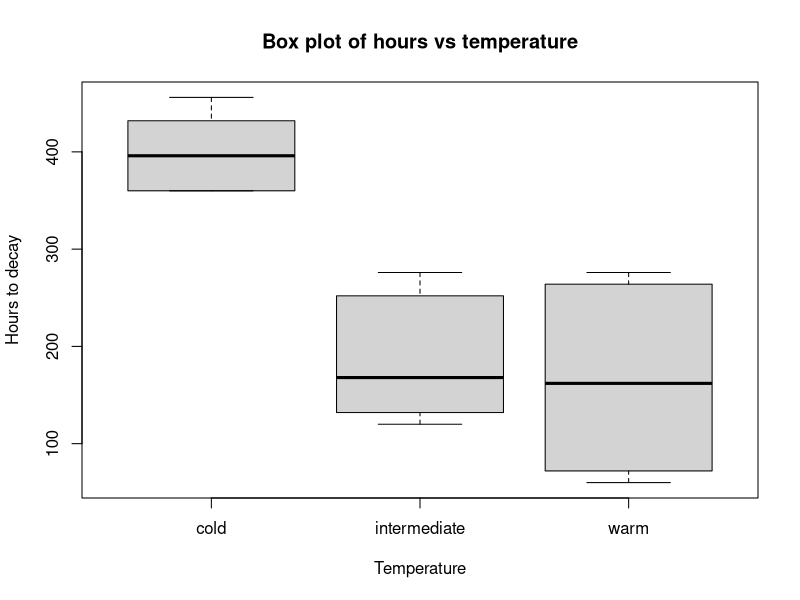
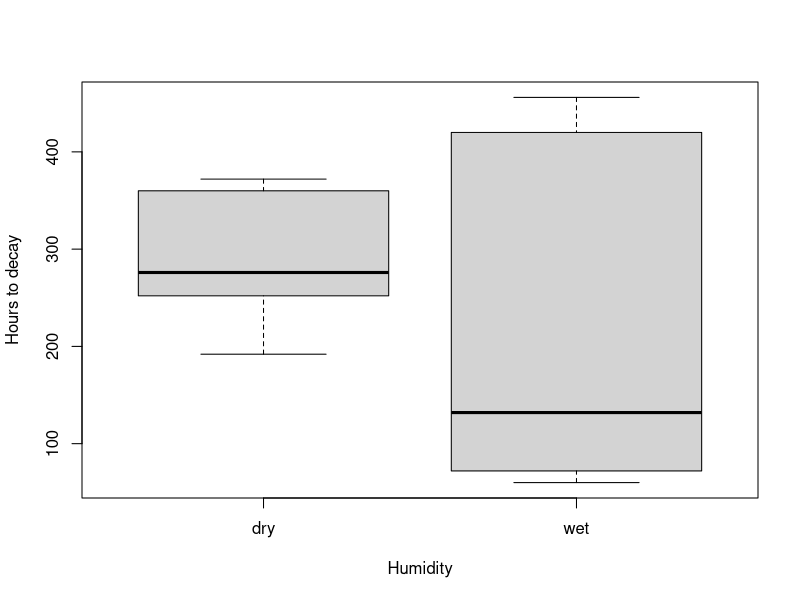
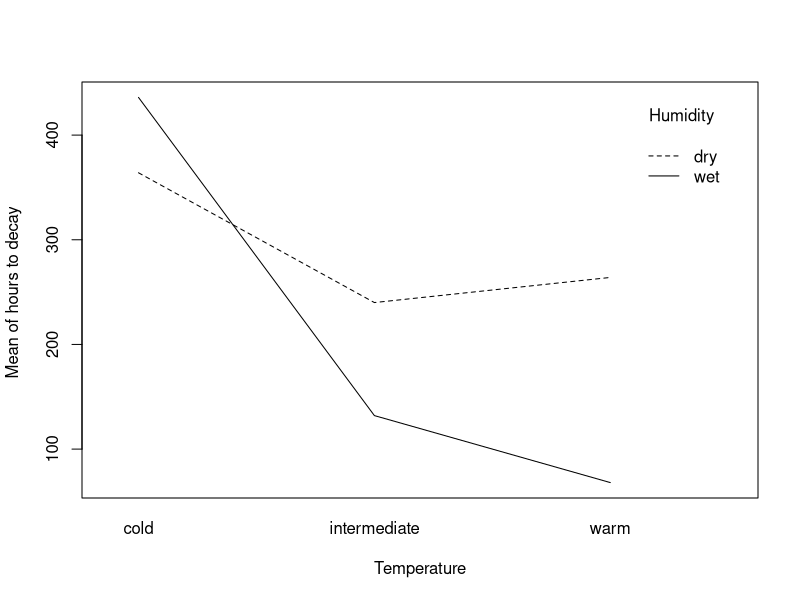
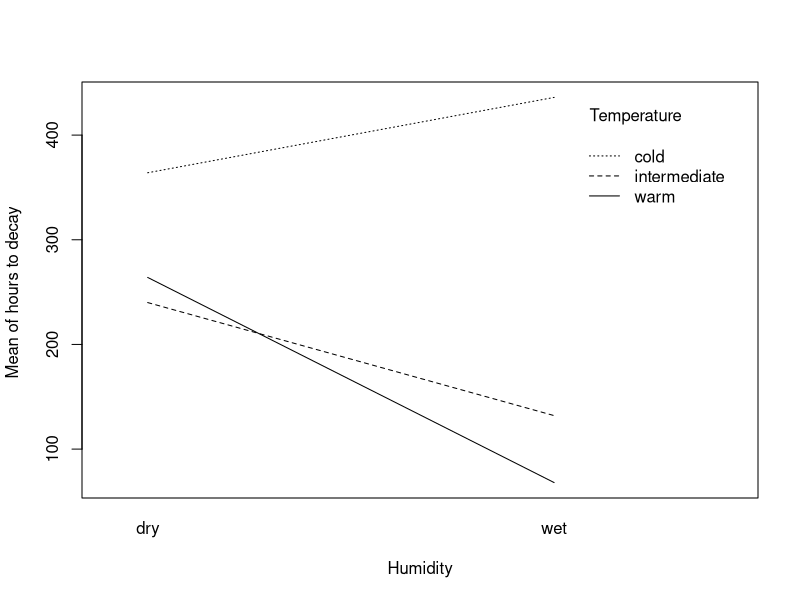
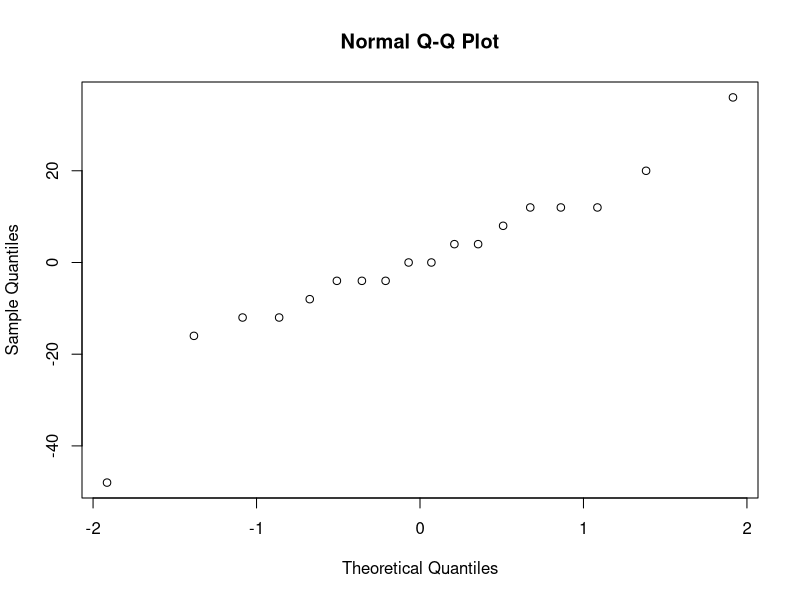
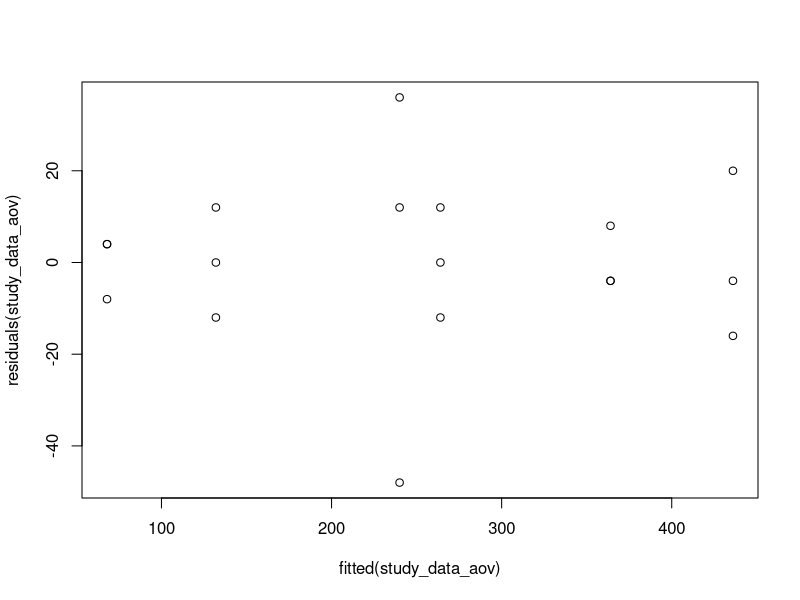
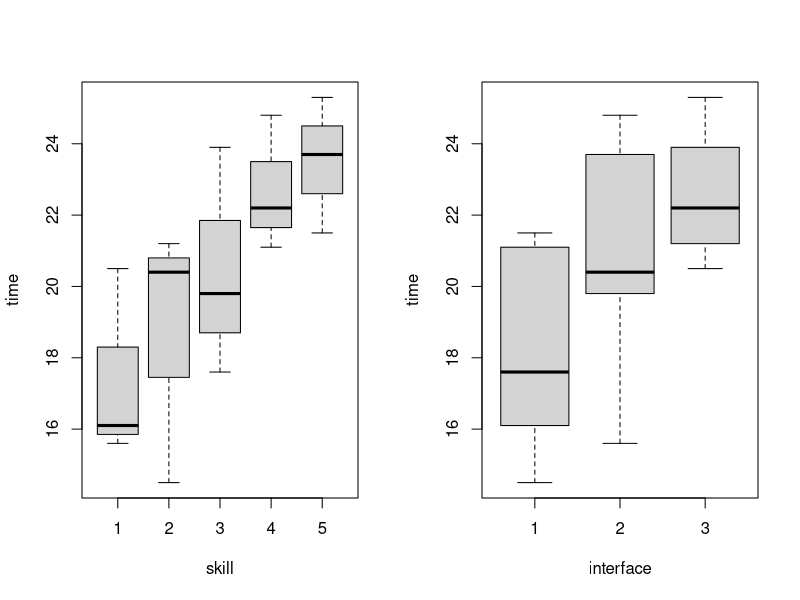
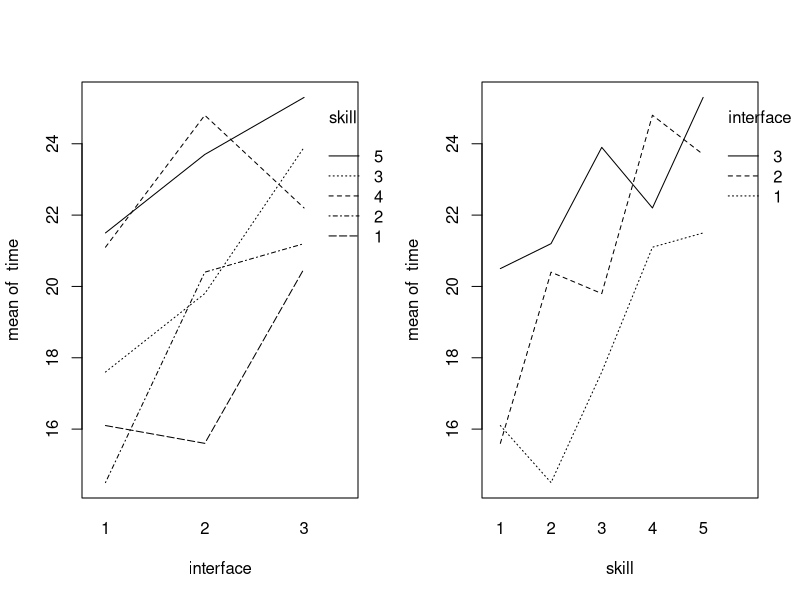

These charts were generated, in order, by the following R code:
## ---- chunk 1
knitr::opts_chunk$set(echo = TRUE)

library(lme4)
## ---- chunk 2
bread = as.character(c(1:18))
temperatures = c("warm", "intermediate", "cold")
humidity = c("dry", "wet")
design = cbind(data.frame("slice" = bread), data.frame("temperatures" = sample(rep(temperatures, each=6))), data.frame("humidity" = sample(rep(humidity, each=9))))
print(design)
## ---- chunk 3
study_data = read.table(file = "./data/bread.txt", header = TRUE)

boxplot(hours~environment, data = study_data, xlab = "Temperature", ylab = "Hours to decay", main = "Box plot of hours vs temperature")
boxplot(hours~humidity, data = study_data, xlab = "Humidity", ylab = "Hours to decay")

interaction.plot(study_data$environment, study_data$humidity, study_data$hours, trace.label = "Humidity", xlab = "Temperature", ylab = "Mean of hours to decay ")
interaction.plot(study_data$humidity, study_data$environment, study_data$hours, trace.label = "Temperature", xlab = "Humidity", ylab = "Mean of hours to decay ")




## ---- chunk 4
#analysis of variance
study_data$environment = as.factor(study_data$environment)
study_data$humidity = as.factor((study_data$humidity))
study_data_aov = lm(hours~humidity*environment, data=study_data)
# results of aov
print(anova(study_data_aov))

## ---- chunk 5
#Diagnostics
qqnorm(residuals(study_data_aov), )
## ---- chunk 6
plot(fitted(study_data_aov),residuals(study_data_aov))
## ---- chunk 7
search <- read.table("data/search.txt")
## ---- chunk 8
I=3; B=5; N=1
for (i in 1:B) print((sample(1:(N*I)+(i-1)*3)))
## ---- chunk 9
attach(search)
par(mfrow=c(1,2))
boxplot(time~skill); boxplot(time~interface)
interaction.plot(interface, skill,time)
interaction.plot(skill,interface,time)
## ---- chunk 10
lmsearch <- lm(time~interface+skill,data=search)
searchaov <- anova(lmsearch)

cat(c("p-value:", searchaov$`Pr(>F)`[[1]]))
## ---- chunk 11
par(mfrow=c(1,2))
qqnorm(residuals(lmsearch))
plot(fitted(lmsearch),residuals(lmsearch),main='Scatterplot of residuals')
## ---- chunk 12
friedman.test(time,interface, skill)
## ---- chunk 13
searchaov2 <- lm(time~interface)
anova(searchaov2)
par(mfrow=c(1,1)); qqnorm(residuals(searchaov2))
## ---- chunk 14
study_data1 = read.table(file = "./data/cream.txt", header = TRUE)

# 3 way Anova
study_data1$batch = as.factor(study_data1$batch)
study_data1$position = as.factor(study_data1$position)
study_data1$starter = as.factor(study_data1$starter)
study_data1_aov = lm(acidity~starter+batch+position, data=study_data1)
# results of aov
anova(study_data1_aov)
print(summary(study_data1_aov))
## ---- chunk 15
# mean comparisons
library(multcomp)
data_aov = lm(acidity~starter+batch+position, data = study_data1)
mean_comparison = glht(data_aov, linfct =mcp(starter="Tukey"))
print(summary(mean_comparison))
## ---- chunk 16
# Showing the table of confidence interval for mean diff of main effects of starter with 95% confidence
print(confint(mean_comparison))
## ---- chunk 17
par(mfrow=c(1,1))
cow <- read.table("data/cow.txt")
## ---- chunk 18
cow$id <- factor(cow$id)
cowlm <- lm(milk~treatment+per+id,data=cow)
cat(anova(cowlm)[1,5])
## ---- chunk 19
cowlmsumm <- summary(cowlm)
head(cowlmsumm$coefficients, n=2)
## ---- chunk 20
cowlmer <- lmer(milk~treatment+order+per+(1|id), data=cow, REML=FALSE)
cowlmersumm <- summary(cowlmer)
## ---- chunk 21
cat("Fixed effects")
head(cowlmersumm$coefficients,n=3)
## ---- chunk 22
cowlmer1 <- lmer(milk~order+per+(1|id), data=cow, REML=FALSE)
cowlmeraov <- anova(cowlmer1,cowlmer)
## ---- chunk 23
pval <- cowlmeraov$`Pr(>Chisq)`[2]
pval
## ---- chunk 24
attach(cow)
cowtest <- t.test(milk[treatment=="A"],milk[treatment=="B"],paired=TRUE)
cowtest$estimate
## ---- chunk 25
aovcow <- lm(milk~treatment+id,data=cow)

aovcowsumm <- summary(aovcow)
head(aovcowsumm$coefficients,n=2)
## ---- chunk 26
nausea.table <- read.table("data/nauseatable.txt")
## ---- chunk 27
nausea <- c(rep(1,nausea.table[1,2]), rep(0,nausea.table[1,1]),
            rep(1,nausea.table[2,2]), rep(0,nausea.table[2,1]),
            rep(1,nausea.table[3,2]), rep(0,nausea.table[3,1]))

medicin <- factor(rep(1:3, c((nausea.table[1,1]+nausea.table[1,2]),
                             (nausea.table[2,1]+nausea.table[2,2]),
                             (nausea.table[3,1]+nausea.table[3,2]))), 
                  labels=c("chlor","pent100","pent150"))

nausea.frame <- data.frame(nausea,medicin)
## ---- chunk 28
xtabs(~medicin+nausea)
## ---- chunk 29
attach(nausea.frame)
## ---- chunk 30
B <- 1000
tstar <- numeric(B)
for(i in 1:B)
{
  medicinstar <- sample(medicin) 
  tstar[i] <- chisq.test(xtabs(~medicinstar+nausea))[[1]]
}

myt <- chisq.test(xtabs(~medicin+nausea))[[1]]

hist(tstar)
abline(v=myt, col='red')

pr <- sum(tstar>myt)/B
pr
## ---- chunk 31
chisq.test(xtabs(~medicin+nausea))[[3]]
## ---- chunk 32
airPollution = read.table("./data/airpollution.txt", header = TRUE)
pairs(~ wind + temperature + humidity + insolation + oxidant, data = airPollution)
## ---- chunk 33
model1 = lm(oxidant ~ wind, data = airPollution)
model2 = lm(oxidant ~ temperature, data = airPollution)
model3 = lm(oxidant ~ humidity, data = airPollution)
model4 = lm(oxidant ~ insolation, data = airPollution)

par(mfrow=c(2,2))
plot(oxidant ~ wind, data = airPollution); abline(model1)
plot(oxidant ~ temperature, data = airPollution); abline(model2)
plot(oxidant ~ humidity, data = airPollution); abline(model3)
plot(oxidant ~ insolation, data = airPollution); abline(model1)

sum1 = summary(model1)
sum2 = summary(model2)
sum3 = summary(model3)
sum4 = summary(model4)
## ---- chunk 34
stepUpModel1 = lm(oxidant ~ wind + temperature, data = airPollution)
stepUpSum1 = summary(stepUpModel1)
stepUpModel = lm(oxidant ~ wind + humidity, data = airPollution)
stepUpSum2 = summary(stepUpModel)
stepUpModel = lm(oxidant ~ wind + insolation, data = airPollution)
stepUpSum3 = summary(stepUpModel)
## ---- chunk 35
stepUpModel = lm(oxidant ~ wind + temperature + humidity, data = airPollution)
stepUpSum4 = summary(stepUpModel)
stepUpModel = lm(oxidant ~ wind + temperature + insolation, data = airPollution)
stepUpSum5 = summary(stepUpModel)
## ---- chunk 36
multiModel = lm(oxidant ~ wind + temperature + humidity + insolation, data = airPollution)
multiSum = summary(multiModel)
round(multiSum$coefficients, 6)
## ---- chunk 37
multiModel = lm(oxidant ~ wind + temperature + humidity, data = airPollution)
multiSum = summary(multiModel)
round(multiSum$coefficients, 6)
## ---- chunk 38
multiModel = lm(oxidant ~ wind + temperature, data = airPollution)
multiSum = summary(multiModel)
round(multiSum$coefficients, 6)
## ---- chunk 39
par(mfrow=c(1,2))
qqnorm(residuals(multiModel))
plot(fitted(multiModel), residuals(multiModel))
## ---- chunk 40
par(mfrow=c(1,1))
plot(wind ~ temperature, data = airPollution)

mdl = lm(wind ~ temperature, data = airPollution)
mdlsm = summary(mdl)
## ---- chunk 41
expensesCrime = read.table("./data/expensescrime.txt", header = TRUE)
pairs(expensesCrime[-1])
expensesCrime[-1] = log(expensesCrime[-1])
## ---- chunk 42
pairs(expensesCrime[-1])
## ---- chunk 43
model = lm(expend ~ bad + crime + lawyers + employ + pop, data = expensesCrime[-1])
round(cooks.distance(model), 3)
plot(1:51, cooks.distance(model))
## ---- chunk 44
rows = round(cooks.distance(model), 3) > 1
expensesCrime[rows,]
## ---- chunk 45
newData = expensesCrime[!rows, ]
model = lm(expend ~ crime + lawyers + employ, data = newData)
summary(model)
## ---- chunk 46
modelA = lm(employ ~ lawyers, data = newData)
sumA = summary(modelA)
## ---- chunk 47
model = lm(expend ~ crime + employ, data = newData)
summary(model)
## ---- chunk 48
par(mfrow=c(1,2))
qqnorm(residuals(model))
plot(fitted(model), residuals(model))
## ---- chunk 49
par(mfrow=c(1,2))
plot(newData$crime, residuals(model),  xlab = "Crime", ylab="Residuals")
plot(newData$employ, residuals(model), ylab="Residuals", xlab = "Employ")

par(mfrow=c(1,2))
plot(newData$expend, residuals(model), ylab="Residuals", xlab = "Expend")

estimate = function(x, y) {
  val = model$coefficients[1] + model$coefficients[2] * x + model$coefficients[2] * y
  return(val)
}

plot(estimate(newData$crime, newData$employ), residuals(model), ylab="Residuals", xlab = "Expend Est")
